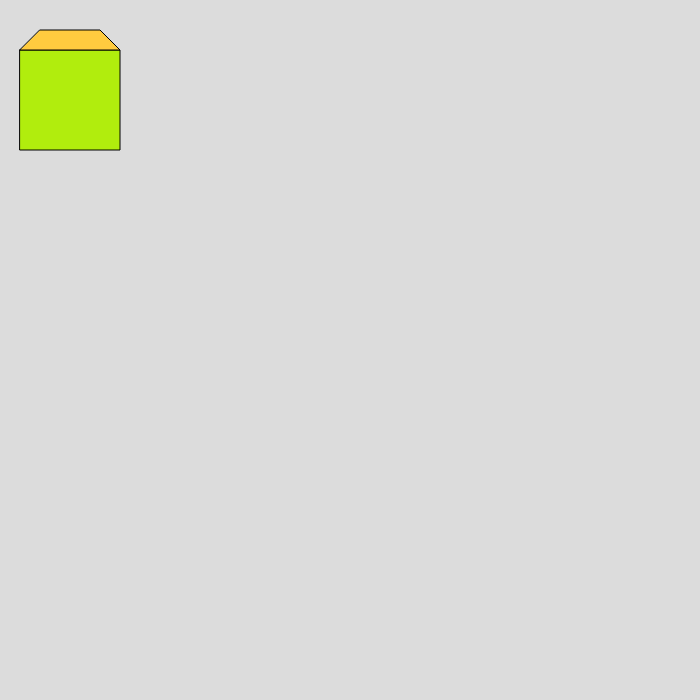
Frame 1 (no input)
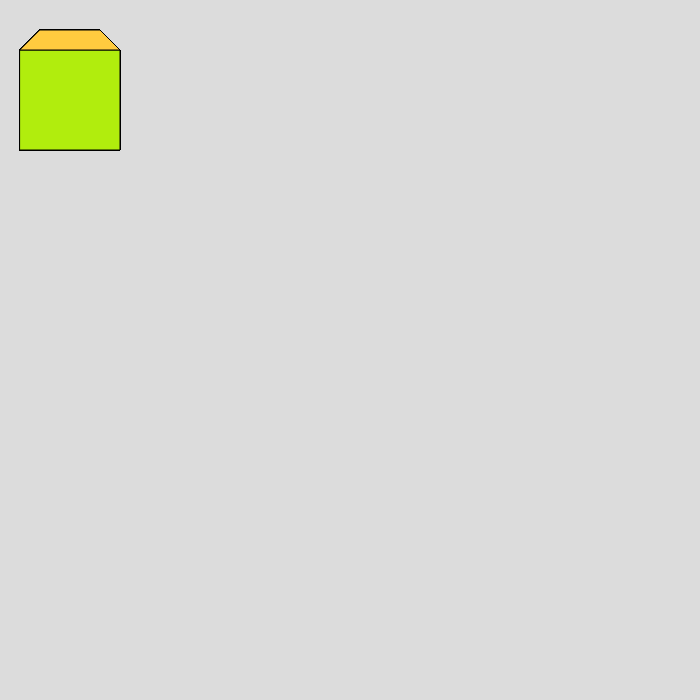
Frame 60 (no input)
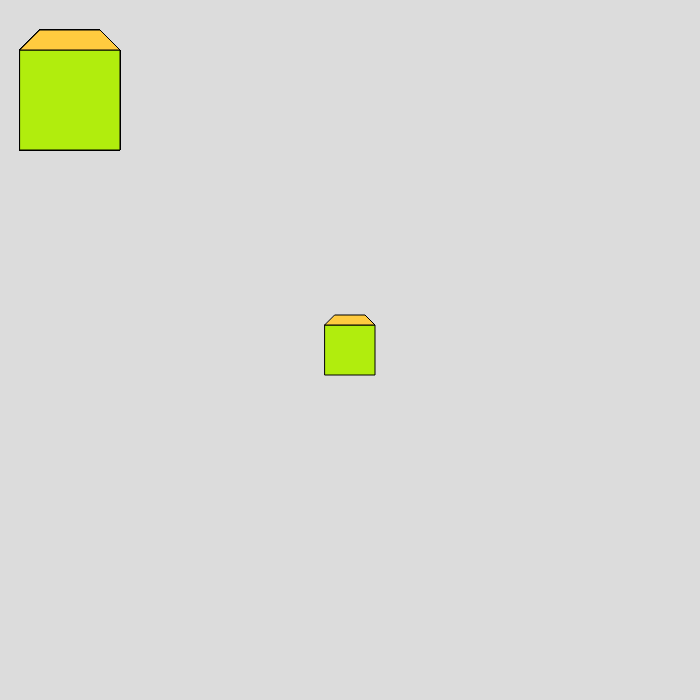
Frame 120 (the mouse pressed at the canvas centre since frame 60)

The p5.js sketch that drew these frames (run headless with seeded random() and noise() and a simulated clock; from frame 60 on, the mouse is pressed at the canvas centre):

// p5.js sketch
// ── sketch.js
const canvasS = 700;
let size=50;

function setup() {
    createCanvas(canvasS, canvasS);
     background(220);
}

function draw() {
   

    house(20,50,100);

}

function mousePressed () {
    house(mouseX-size/2,mouseY-size/2,size);
    size = 50;
}

function keyPressed () {
    size = size+10;
}


function house(houseX,houseY,houseSize) {
    fill(177, 237, 13);

    let houseRA =houseSize/5;
    let houseRight =houseX+houseSize;

   
    square (houseX,houseY,houseSize);
    fill(255, 203, 63);
    quad(houseX,houseY,
        houseRight,houseY,
        houseRight-houseRA, houseY-houseRA,
        houseX+houseRA, houseY-houseRA
    );
}
